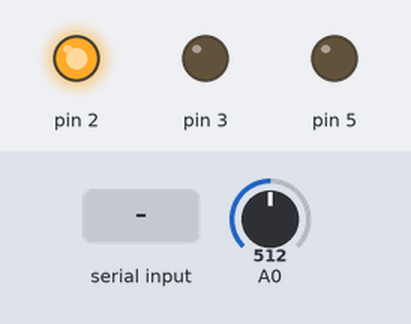
Simulated run of this sketch. Board: Arduino Uno, built with avr-gcc and run on an emulated ATmega328P. On the bench: output pins drawn as LEDs (lit = HIGH). The test bench sets the inputs (shaded band); at power-on: A0 = 512. What the sketch prints to the serial monitor is not drawn.

Above: at 1.2 s.
1.3 s: A0 set to 208
3.0 s: A0 set to 188
At 4.2 s:
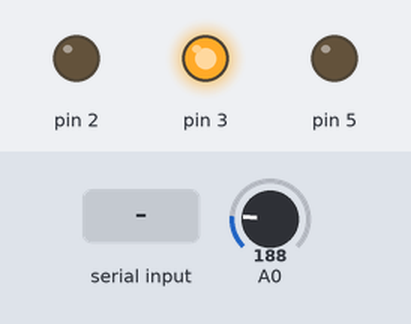
4.5 s: "a" received over Serial
At 5.5 s:
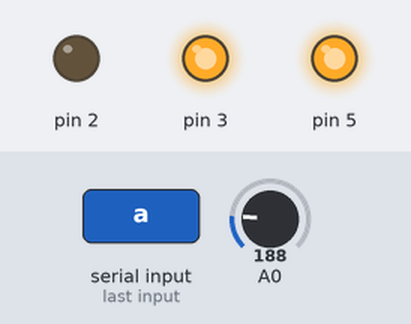
6.0 s: A0 set to 210
At 6.7 s:
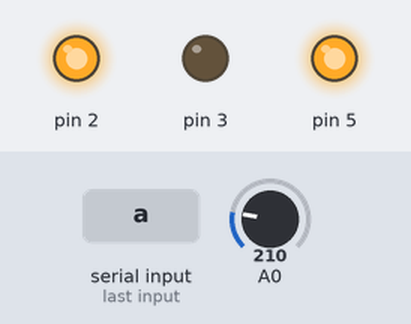
7.5 s: "b" received over Serial
At 8.0 s:
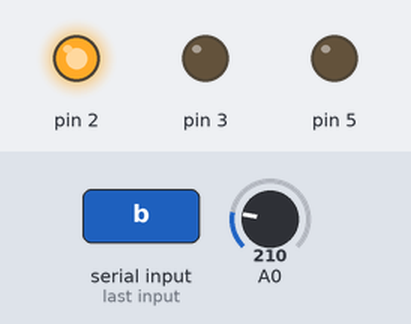
Timing chart, 0 to 10.0 s (numbered marks = the images above; inputs shaded):
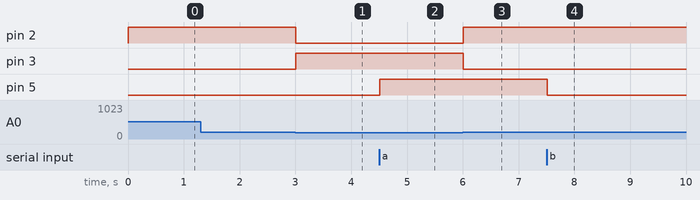

The sketch:

boordcomputerArduinoV1.ino
```cpp
int measuredResist = 0;
int incomingByte = 0;
int resistWrite = 0;

void setup() {
  pinMode(2, OUTPUT);
  pinMode(3, OUTPUT);
  pinMode(5, OUTPUT);
  Serial.begin(9600);

}

void loop() {
  measuredResist = analogRead(A0);

  if (measuredResist < 200) {
    digitalWrite(2, LOW);
    digitalWrite(3, HIGH);
  }
  else {
    digitalWrite(2, HIGH);
    digitalWrite(3, LOW);
  }

  if (Serial.available() > 0) {
                // read the incoming byte:
                incomingByte = Serial.read();

                if (incomingByte == 97) {
                 digitalWrite(5, HIGH);
                }

                if (incomingByte == 98) {
                  digitalWrite(5, LOW);
                }

                Serial.write(incomingByte);
        }
  if (measuredResist < 255) {
    Serial.write(measuredResist);
  }
  resistWrite = map(measuredResist, 0, 1023, 0, 255);
  Serial.write(resistWrite);

  delay(100);
}
```

Measured:
- the behaviour switches between 200 and 199 on A0 (found by bisection; images 0 and 1)
- after the input at 1.3 s, every drawn part: stays the same
- after the input at 3.0 s, pin 2: HIGH → LOW at once; pin 3: LOW → HIGH at once
- after the input at 4.5 s, pin 5: LOW → HIGH at once
- after the input at 6.0 s, pin 2: LOW → HIGH at once; pin 3: HIGH → LOW at once
- after the input at 7.5 s, pin 5: HIGH → LOW at once
